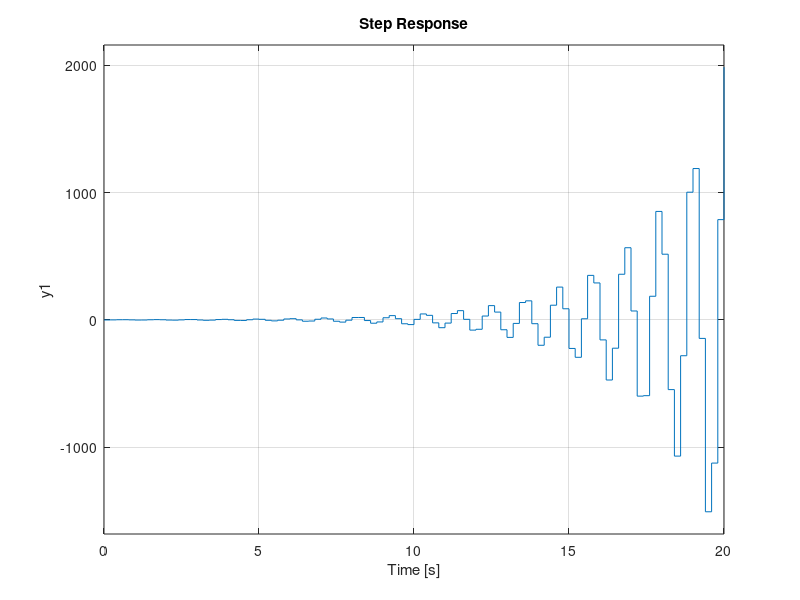

Source code (MATLAB):
clc; clear; close all;
% 모델 생성
num = [5 20];
den = [1 0.5 4];
Gp_tf = tf(num,den);

% 불확실성 모델 추가
num = [-0.05 1];
den = [0.05 1];
Gp_uncertain_tf = tf(num,den);
Gp_tf = Gp_tf * Gp_uncertain_tf;

% 이산시간 시스템으로 변환
T=0.2;
Gd_tf = c2d(Gp_tf,T,'zoh');

% bilinear transform을 이용하여 연속시간 시스템으로 변환
Gw_tf = d2c(Gd_tf,'tustin');

% closed loop 생성
closed_loop = feedback(Gd_tf, 1);

% step rseponse 확인
step(closed_loop); grid on;